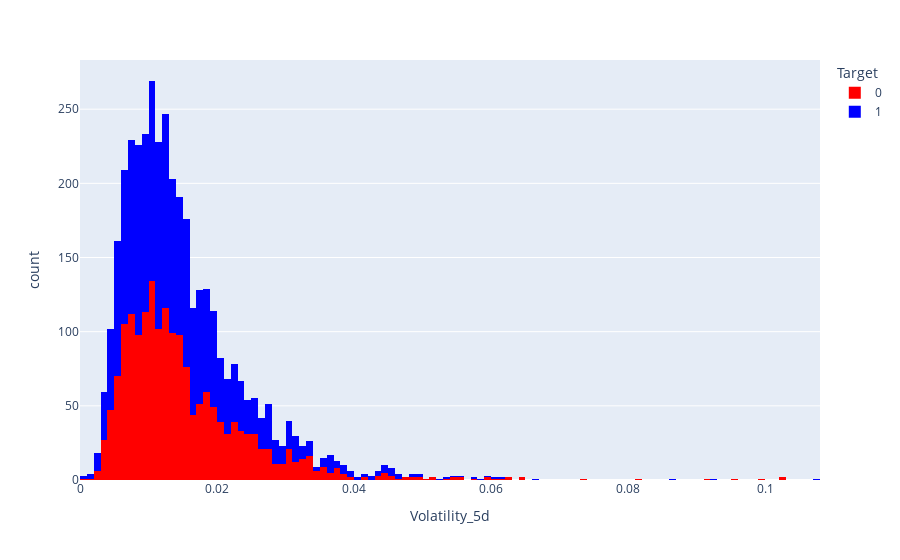

The code cell stored with this chart in its notebook:
### Code cell
px.histogram(stock_df, x = 'Volatility_5d', color = 'Target', color_discrete_sequence = ['red', 'blue'])

### Figure 1 — Plotly figure (JSON) as saved in the notebook; plotly's stock layout.template omitted (floating-point values rounded to 4 significant figures; data arrays with more than 128 entries replaced by an {"elided": "..."} marker saying what was removed)
{"data": [{"bingroup": "x", "hovertemplate": "Target=0<br>Volatility_5d=%{x}<br>count=%{y}<extra></extra>", "legendgroup": "0", "marker": {"color": "red", "pattern": {"shape": ""}}, "name": "0", "orientation": "v", "showlegend": true, "type": "histogram", "x": {"elided": "1817 float values"}, "xaxis": "x", "yaxis": "y"}, {"bingroup": "x", "hovertemplate": "Target=1<br>Volatility_5d=%{x}<br>count=%{y}<extra></extra>", "legendgroup": "1", "marker": {"color": "blue", "pattern": {"shape": ""}}, "name": "1", "orientation": "v", "showlegend": true, "type": "histogram", "x": {"elided": "2048 float values"}, "xaxis": "x", "yaxis": "y"}], "layout": {"barmode": "relative", "legend": {"title": {"text": "Target"}, "tracegroupgap": 0}, "margin": {"t": 60}, "xaxis": {"anchor": "y", "domain": [0, 1], "title": {"text": "Volatility_5d"}}, "yaxis": {"anchor": "x", "domain": [0, 1], "title": {"text": "count"}}}}
